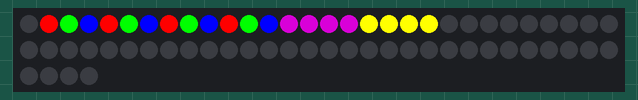
This sketch was run on a simulated Arduino Uno, built with avr-gcc and run on an emulated ATmega328P. On the bench: 64 RGB LEDs in strip order, left to right, continuing on the next row.

Above: at 0.4 s.

The sketch:

leds_echiquier.ino
```cpp
#include <Adafruit_NeoPixel.h>
#define PIN 2
#define NUMPIXELS 64
#define DELAYVAL 100
Adafruit_NeoPixel pixels(NUMPIXELS, PIN, NEO_GRB + NEO_KHZ800);

void setup() {
 Serial.begin(9600);
  delay(100);
  pixels.begin();
}

void loop() {
//leds 1 et 4 en bleu
//leds 2 et 5 en rouge
//leds 3 et 6 en vert
pixels.clear();
int redPins[] = {1, 4, 7, 10};
int greenPins[] = {2, 5, 8, 11};
int bluePins[] = {3, 6, 9, 12};
int purplePins[] = {13, 14, 15, 16};
int yellowPins[] = {17, 18, 19, 20};
for(int i=0; i<sizeof(redPins)/2;i++){ // doesn't work without /2
  pixels.setPixelColor(redPins[i], pixels.Color(255, 0, 0)); //RED
  pixels.setPixelColor(greenPins[i], pixels.Color(0, 255, 0)); //GREEN
  pixels.setPixelColor(bluePins[i], pixels.Color(0, 0, 255)); //BLUE
  pixels.setPixelColor(purplePins[i], pixels.Color(139, 0, 139)); //PURPLE
  pixels.setPixelColor(yellowPins[i], pixels.Color(255, 255, 0)); //YELLOW

  pixels.show();
  if(i==sizeof(redPins)-1){
    break;
  }
   if(i==sizeof(greenPins)-1){
    break;
  }
   if(i==sizeof(bluePins)-1){
    break;
  }
   if(i==sizeof(purplePins)-1){
    break;
  }
   if(i==sizeof(yellowPins)-1){
    break;
  }
}

}
```
